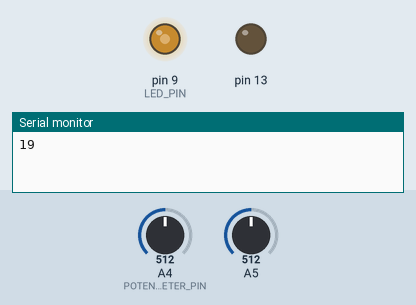
This sketch was run on a simulated Arduino Uno, built with avr-gcc and run on an emulated ATmega328P. On the bench: output pins drawn as LEDs (lit = HIGH), the last lines printed to the serial monitor. The inputs (shaded band) are chosen by the test bench; at power-on: A4 (POTENTIOMETER_PIN) = 512, A5 = 512.

Above: at 11.8 s.
11.9 s: A4 (POTENTIOMETER_PIN) set to 716
At 22.7 s:
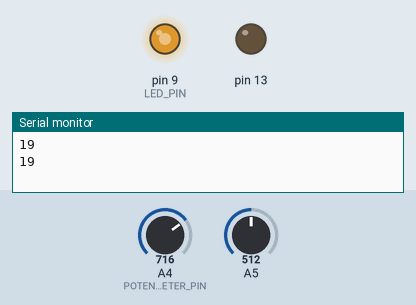
23.5 s: A4 (POTENTIOMETER_PIN) set to 900
At 34.2 s:
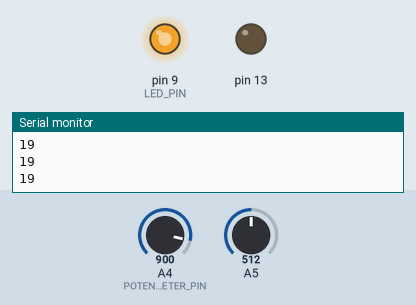
34.5 s: A4 (POTENTIOMETER_PIN) set to 122
At 44.8 s:
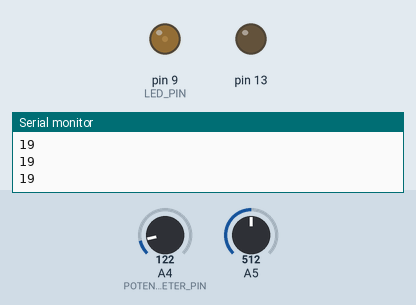
45.5 s: A4 (POTENTIOMETER_PIN) set to 0
At 65.5 s:
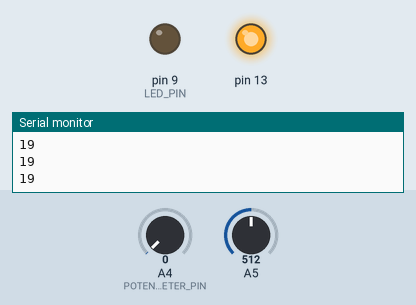
Timing chart, 0 to 77.9 s (numbered marks = the images above; inputs shaded):
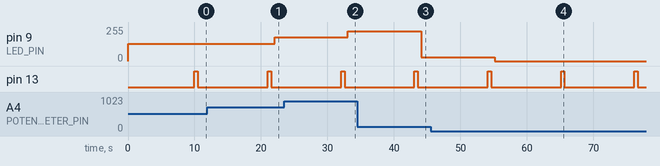

Measured:
- after the input at 11.9 s, pin 9 (LED_PIN): 128/255 → 179/255 after 10.1 s
- after the input at 23.5 s, pin 9 (LED_PIN): 179/255 → 225/255 after 9.6 s
- after the input at 34.5 s, pin 9 (LED_PIN): 225/255 → 30/255 after 9.6 s
- after the input at 45.5 s, pin 9 (LED_PIN): 30/255 → 0/255 after 9.6 s
- by itself, pin 13: alternates HIGH for 0.51 s and LOW for 10.5 s

The sketch:

LEd_briteness.ino
```cpp
#include"arduino.h"
#define LED_PIN 9
#define POTENTIOMETER_PIN A4
void setup()
{
  pinMode(LED_PIN, OUTPUT);
  pinMode (13, OUTPUT);
  pinMode (A4, INPUT);
  Serial.begin(9600);

}
void loop()
{
  int potentiometerValue = analogRead(POTENTIOMETER_PIN);
  int brightness = potentiometerValue / 4;
  analogWrite(LED_PIN, brightness);
delay(10000);
 Serial.println  (A5);
  int potValue = analogRead (A5);
  digitalWrite (13, HIGH);
  delay (potValue);
  digitalWrite (13, LOW);
  delay (potValue);
}
```
